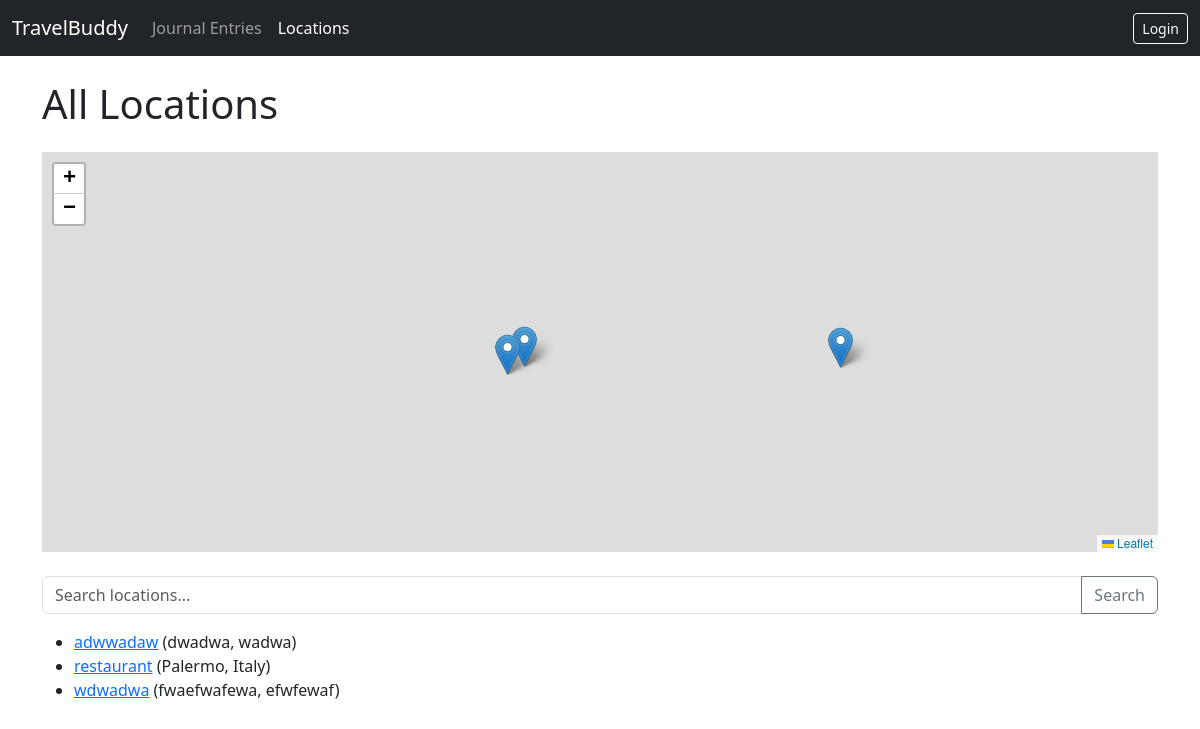
/project/locations/, run on an earlier commit of the app's database.
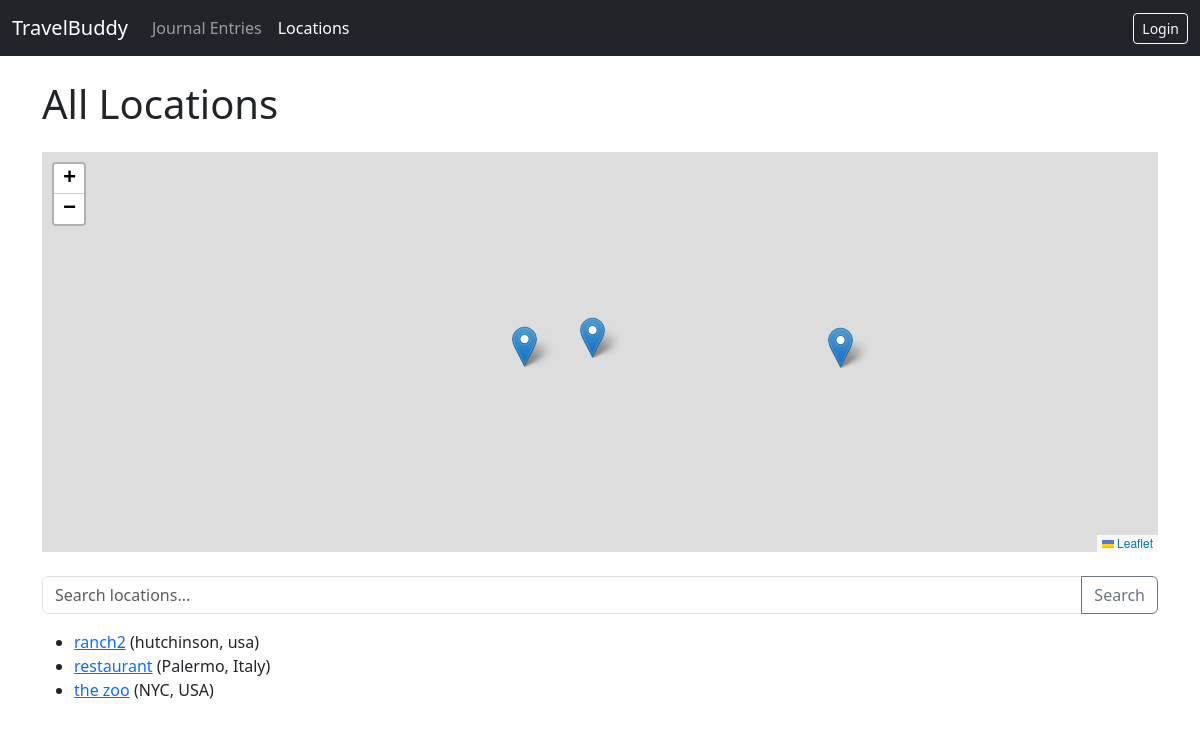
And on a later commit of the database.
### project/models.py (models this page shows, shortened)
class Location(models.Model):
    name = models.CharField(max_length=100)
    latitude = models.FloatField(null=True, blank=True)
    longitude = models.FloatField(null=True, blank=True)
    country = models.CharField(max_length=100)
    city = models.CharField(max_length=100)

### project/views.py (the view)
# urls.py: path('locations/', views.LocationListView.as_view(), name='location-list'),
class LocationListView(generic.ListView):
    model = Location
    context_object_name = 'location_list'
    template_name = 'project/location_list.html'
    def get_queryset(self):
        queryset = Location.objects.order_by('name')
        query = self.request.GET.get('q')
        if query:
            queryset = queryset.filter(
                Q(name__icontains=query) |
                Q(country__icontains=query) |
                Q(city__icontains=query)
            )
        return queryset
    def get_context_data(self, **kwargs):
        context = super().get_context_data(**kwargs)
        context['locations_for_map'] = Location.objects.exclude(latitude__isnull=True, longitude__isnull=True)
        return context

### project/templates/project/location_list.html (shortened to what this page needs)
{% extends "project/base.html" %}
{% block header %}All Locations{% endblock %}
{% block content %}
    <div id="map" style="height: 400px; margin-bottom: 2em;"></div>
    <link rel="stylesheet" href="https://unpkg.com/leaflet/dist/leaflet.css" />
    <form method="get" action="{% url 'project:location-list' %}" class="mb-3">
        <div class="input-group">
            <input type="text" name="q" class="form-control" placeholder="Search locations..." value="{% if request.GET.q %}{{ request.GET.q }}{% endif %}">
            <button class="btn btn-outline-secondary" type="submit">Search</button>
        </div>
    </form>
    {% if location_list %}
        <ul>
        {% for loc in location_list %}
            <li>
                <a href="{% url 'project:location-detail' pk=loc.pk %}">{{ loc.name }}</a>
                ({{ loc.city }}, {{ loc.country }})
            </li>
        {% endfor %}
        </ul>
    {% else %}
        <p>No locations found. <a href="{% url 'project:location-create' %}">Add one?</a></p>
    {% endif %}
{% endblock %}

### project/templates/project/base.html (shortened to what this page needs)
{% load static %}
<!DOCTYPE html>
<html lang="en">
<head>
    <link href="https://cdn.jsdelivr.net/npm/bootstrap@5.3.3/dist/css/bootstrap.min.css" rel="stylesheet">
</head>
<body>
    <nav class="navbar navbar-expand-lg navbar-dark bg-dark fixed-top">
        <div class="container-fluid">
            <a class="navbar-brand" href="{% url 'project:entry-list' %}">TravelBuddy</a>
            <div class="collapse navbar-collapse" id="navbarNav">
                <ul class="navbar-nav me-auto mb-2 mb-lg-0">
                    <li class="nav-item">
                        <a class="nav-link {% if request.resolver_match.url_name == 'entry-list' %}active{% endif %}" href="{% url 'project:entry-list' %}">Journal Entries</a>
                    </li>
                    <li class="nav-item">
                        <a class="nav-link {% if request.resolver_match.url_name == 'location-list' %}active{% endif %}" href="{% url 'project:location-list' %}">Locations</a>
                    </li>
                </ul>
                <div class="d-flex">
                    {% if user.is_authenticated %}
                        <span class="navbar-text me-3">Hello, {{ user.username }}!</span>
                        <form action="{% url 'logout' %}" method="post" style="display: inline;">
                            {% csrf_token %}
                            <button type="submit" class="btn btn-outline-light btn-sm">Logout</button>
                        </form>
                    {% else %}
                        <a href="{% url 'login' %}" class="btn btn-outline-light btn-sm">Login</a>
                    {% endif %}
                </div>
            </div>
        </div>
    </nav>
    <main class="container mt-4">
         <h1 class="mb-4">{% block header %}{% endblock %}</h1>
        {% block content %}
        {% endblock %}
    </main>
</body>
</html>

### project/templates/project/base.html (style rules this page uses)
body { padding-top: 56px; }

What changed in the data, as far as the page shows it:
removed Location: name "adwwadaw", city "dwadwa", country "wadwa"
removed Location: name "wdwadwa", city "fwaefwafewa", country "efwfewaf"
added Location: name "ranch2", city "hutchinson", country "usa"
added Location: name "the zoo", city "NYC", country "USA"
